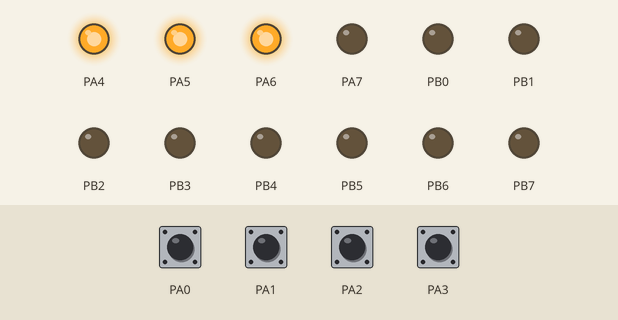
Recording of a program running on a simulated ATmega32, built with avr-gcc and emulated at 1 MHz. Shown: output pins drawn as LEDs (lit = HIGH). The inputs (shaded band) are chosen by the test bench; at power-on: PA0–3 HIGH. At 0.0 s the program stops and its outputs stay as they are.

Above: at 0.1 s.
Timing chart, 0 to 1.5 s (numbered marks = the images above):
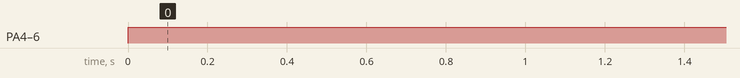

The program:

main.c
```c
/*
 * GccApplication1.c
 *
 * Created: 17.10.2023 8:22:49
 * Author : User
 */

#include <avr/io.h>
#include "klawiatura.h"
#include "klawiatura.c"


int main(void)
{
	INPUT = 0b11111111; //ustawienie pinow INPUT(PORTB) na wyjscie
	OUTPUT = 0b11110000; //ustawienie pinow KEYBOARD(PORTA) na wejscie
	KEYBOARD = 0b00001111; //podlaczenie rezystora podci?gaj?cego na 0,1,2,3 pin KEYBORD(PORTA)

	while (1)
	{
		LED = klawiatura(); // zapisanie wyniku funkcji klawiatura w LED(PORTB)
	}
}
```

klawiatura.c
```c
/*
 * Lab2.c
 *
 * Created: 10.10.2023 18:17:13
 * Author : Uladzislau Krasnavitski
 */

#define F_CPU 1000000UL

#include <avr/io.h>
#include <util/delay.h>

 //komenda preprocesora ktora przed kompilacja zamienia wszystkie wystapienia:
#define INPUT DDRB
#define OUTPUT DDRA
#define KEYBOARD PORTA
#define LED PORTB
#define KEYBOARD_READ PINA

uint8_t i,x; // zmienne i dla fora, x dla odczytu stanu klawiatury

inline uint8_t klawiatura(); // deklaracja funkcji
inline uint8_t klawiatura_mala(); // deklaracja funkcji


inline uint8_t klawiatura()
{
	char read = 0;
	char output = 0;
	char rowresult[4] = {0, 0, 0, 0};
	char isPressed = 0;
	char base = 0;
	while(x == base){
		output = 0;
		isPressed = 0;
	for (i = 4; i < 8; i++) // petla przechodzaca po wszystkim kolumnam klawiatury
	{
		KEYBOARD = ~(1<<i); //selektywne ustawienia PORTA
		_delay_ms(1);
		x = KEYBOARD_READ & 0x0F; //przypisanie dla odczytu stanu klawiatury

		switch (x) // sprawdzenie do jakiego case pasuje x
		{
			case 0b00001111: //zaden przycisk nie jest wcisnienty
			/*
			tutaj nic nie robimy dlatego ze jezeli bedziemy zwracac return 0; to nie przejdzie do i = 5 i tak dalej dlatego
			ze  case 0b00001111 jest defoltowym i w pierwszej iteracji jezeli jest przycisk wcisniety w PA1, PA2, PA3 to petla to nie zobaczy i zwroci 0
			*/
				break; //wychodzmy ze switch'a
			case 0b00001110: //wiersz 1 (u mnie kolumna)
				return i - 3; //sterownie miedzy weirszem zwiazanym z kolumna i zwrocenie
				break; //wychodzmy ze switch'a
			case 0b00001101://wiersz 2 (u mnie kolumna)
				return  i + 1;//sterownie miedzy weirszem zwiazanym z kolumna i zwrocenie
				break; //wychodzmy ze switch'a
			case 0b00001011://wiersz 3 (u mnie kolumna)
				return i + 5;//sterownie miedzy weirszem zwiazanym z kolumna i zwrocenie
				break; //wychodzmy ze switch'a
			case 0b00000111://wiersz 4 (u mnie kolumna)
				return i + 9;//sterownie miedzy weirszem zwiazanym z kolumna i zwrocenie
				break; //wychodzmy ze switch'a
			default: // jezeli zaden z powyzszych case nie byl uruchomiony
				return 0xff; // jezeli mamy wcisniete 2 i wiecej przyciski to zapalami wszyscu ledy(tutaj moze byc blad dlatego ze nie moze to sprawdzic u siebie w programie)
				break; //wychodzmy ze switch'a
		}
	}
	for(char i = 0; i < 4; i ++){
		if(isPressed == 1 && rowresult[i] != 0){
		output = 255;}
		if(isPressed == 0 && rowresult[i] != 0){
			isPressed = 1;
			if(rowresult[i] == 5){
				output = 255;
				}else{
				output = rowresult[i] + i * 4;
			}
		}
	}
	return output;
	}
	return 0; // jezeli zaden przycisk nie byl wcisniety
}

inline uint8_t klawiatura_mala()
{
		KEYBOARD = ~(1<<4); //selektywne ustawienia PORTA
		_delay_ms(1);
		x = KEYBOARD_READ & 0x0F; //przypisanie dla odczytu stanu klawiatury

		switch (x) // sprawdzenie do jakiego case pasuje x
		{
			case 0b00001111: //zaden przycisk nie jest wcisnienty
			/*
			tutaj nic nie robimy dlatego ze jezeli bedziemy zwracac return 0; to nie przejdzie do i = 5 i tak dalej dlatego
			ze  case 0b00001111 jest defoltowym i w pierwszej iteracji jezeli jest przycisk wcisniety w PA1, PA2, PA3 to petla to nie zobaczy i zwroci 0
			*/
				break; //wychodzmy ze switch'a
			case 0b00001110: //wiersz 1 (u mnie kolumna)
				return 4 - 3; //sterownie miedzy weirszem zwiazanym z kolumna i zwrocenie
				break; //wychodzmy ze switch'a
			case 0b00001101://wiersz 2 (u mnie kolumna)
				return  4 + 1;//sterownie miedzy weirszem zwiazanym z kolumna i zwrocenie
				break; //wychodzmy ze switch'a
			case 0b00001011://wiersz 3 (u mnie kolumna)
				return 4 + 5;//sterownie miedzy weirszem zwiazanym z kolumna i zwrocenie
				break; //wychodzmy ze switch'a
			case 0b00000111://wiersz 4 (u mnie kolumna)
				return 4 + 9;//sterownie miedzy weirszem zwiazanym z kolumna i zwrocenie
				break; //wychodzmy ze switch'a
			default: // jezeli zaden z powyzszych case nie byl uruchomiony
				return 0xff; // jezeli mamy wcisniete 2 i wiecej przyciski to zapalami wszyscu ledy(tutaj moze byc blad dlatego ze nie moze to sprawdzic u siebie w programie)
				break; //wychodzmy ze switch'a
		}
	return 0; // jezeli zaden przycisk nie byl wcisniety
}
```

klawiatura.h
```c
// BEGIN: header_file
#ifndef KEYBOARD_H // sprawdzenie, czy plik nagłówkowy nie został już wcześniej załączony
#define KEYBOARD_H

#define F_CPU 1000000UL

#include <avr/io.h>
#include <util/delay.h>

#define INPUT DDRB
#define OUTPUT DDRA
#define KEYBOARD PORTA
#define LED PORTB
#define KEYBOARD_READ PINA

uint8_t i,x;

inline uint8_t klawiatura();

#endif
// END: header_file
```

Measured:
- by itself, PA4–6: LOW → HIGH at 0.00 s
